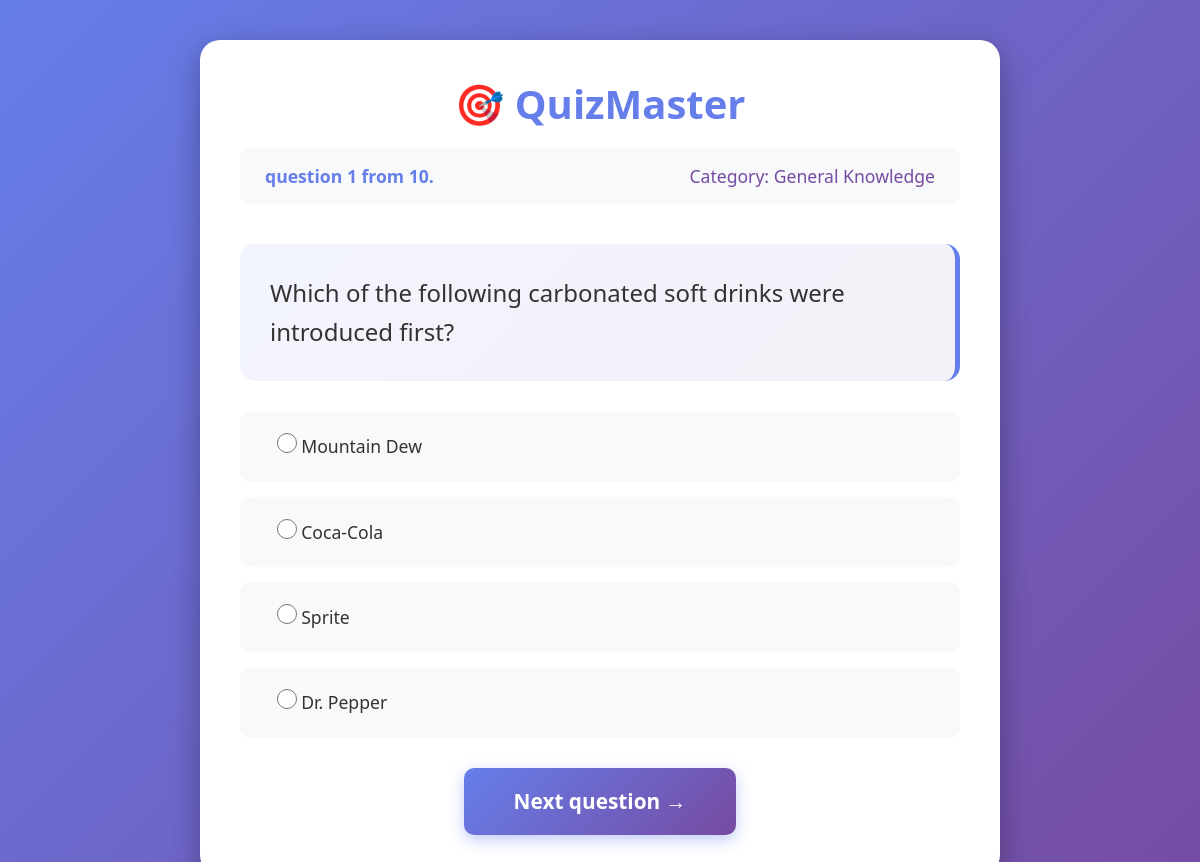
The page /quiz/1/question/1/ on the database its author committed.
### competition_app/models.py (models this page shows, shortened)
class QuizSession(models.Model):
    user = models.ForeignKey(settings.AUTH_USER_MODEL, on_delete= models.CASCADE, null= True, blank= True)
    category = models.ForeignKey(Category, on_delete= models.CASCADE)
    questions = models.ManyToManyField(Question)
    score = models.IntegerField()
    total_question = models.IntegerField()
    created_at = models.DateTimeField(auto_now_add= True)
    completed_at = models.DateTimeField(null= True, blank= True)
    is_completed = models.BooleanField(default= False)

class Category(models.Model):
    name = models.CharField(max_length= 25)
    category_id = models.IntegerField(unique= True)

class Question(models.Model):
    category = models.ForeignKey(Category, on_delete= models.CASCADE)
    question = models.TextField()
    difficulty = models.CharField(max_length=10)
    type = models.CharField(max_length=10)

class Answer(models.Model):
    question = models.ForeignKey(Question, on_delete= models.CASCADE)
    answer_text = models.TextField()
    is_correct = models.BooleanField()

### competition_app/views.py (the view, shortened to what this page needs)
# urls.py: path("quiz/<int:quiz_id>/question/<int:num>/", quiz_question, name= "quiz_question"),
@csrf_exempt
def quiz_question(request, quiz_id, num):
    quiz_session = QuizSession.objects.get(id=quiz_id)
    questions = quiz_session.questions.all().order_by('id')
    question = questions[num - 1]
    answers = Answer.objects.filter(question=question)
    if request.method == "GET":
        context = {
            'quiz_session': quiz_session,
            'question': question,
            'answers': answers,
            'num': num,
        }
        return render(request, 'competition_app/quiz_question.html', context)

### competition_app/templates/competition_app/quiz_question.html (shortened to what this page needs)
{% load static %}
<!DOCTYPE html>
<html lang="en" xmlns="http://www.w3.org/1999/html">
<head>
    <link href="https://cdn.jsdelivr.net/npm/bootstrap@5.3.0/dist/css/bootstrap.min.css" rel="stylesheet">
    <link rel="stylesheet" href="{% static 'competition_app/quiz_question.css' %}">
</head>
<body>
    <div class="container">
        <div class="quiz-container">
            <div class="header">
                <h1>🎯 QuizMaster</h1>
                <div class="progress-info">
                    <span class="question-number">question {{ num }} from 10.</span>
                    <span class="category-name">Category: {{ quiz_session.category.name }}</span>
                </div>
            </div>
            <div class="question-box">
                <h2 class="question-text">{{ question.question }}</h2>
            </div>
            <form method="POST" class="answers-form">
                <div class="answers-container">
                    {% for answer in answers %}
                    <div class="answer-option">
                        <input type="radio"
                               name="answer_id"
                               value="{{ answer.id }}"
                               id="answer_{{ answer.id }}"
                               required>
                        <label for="answer_{{ answer.id }}">
                            {{ answer.answer_text }}
                        </label>
                    </div>
                    {% endfor %}
                </div>
                <div class="submit-container">
                    {% if num == 10 %}
                        <button type="submit" class="submit-btn">see the result</button>
                    {% else %}
                        <button type="submit" class="submit-btn">Next question →</button>
                    {% endif %}
                </div>
            </form>
        </div>
    </div>
</body>
</html>

### competition_app/static/competition_app/quiz_question.css (style rules this page uses)
body { background: linear-gradient(135deg, #667eea 0%, #764ba2 100%); min-height: 100vh; font-family: 'Segoe UI', Tahoma, Geneva, Verdana, sans-serif; padding: 20px; }
.container { max-width: 800px; margin: 0 auto; padding: 20px 0; }
.quiz-container { background: white; border-radius: 20px; padding: 40px; box-shadow: 0 10px 30px rgba(0,0,0,0.3); }
.header { text-align: center; margin-bottom: 40px; }
.header h1 { color: #667eea; font-size: 2.5rem; font-weight: bold; margin-bottom: 20px; }
.progress-info { display: flex; justify-content: space-between; background: #f8f9fa; padding: 15px 25px; border-radius: 10px; font-size: 1.1rem; color: #555; }
.question-number { font-weight: bold; color: #667eea; }
.category-name { color: #764ba2; }
.question-box { background: linear-gradient(135deg, #667eea15 0%, #764ba215 100%); padding: 30px; border-radius: 15px; margin-bottom: 30px; border-right: 5px solid #667eea; }
.question-text { font-size: 1.5rem; color: #333; line-height: 1.6; margin: 0; }
.answers-container { margin: 30px 0; }
.answer-option { background: #f8f9fa; padding: 20px; margin-bottom: 15px; border-radius: 10px; transition: all 0.3s ease; cursor: pointer; border: 2px solid transparent; }
.answer-option input[type="radio"] { margin-left: 15px; width: 20px; height: 20px; cursor: pointer; }
.answer-option label { cursor: pointer; font-size: 1.1rem; color: #333; margin: 0; flex: 1; }
.submit-container { text-align: center; margin-top: 30px; }
.submit-btn { background: linear-gradient(135deg, #667eea 0%, #764ba2 100%); color: white; border: none; padding: 18px 50px; font-size: 1.3rem; font-weight: bold; border-radius: 10px; cursor: pointer; transition: all 0.3s ease; box-shadow: 0 5px 15px rgba(102, 126, 234, 0.4); }

### rows shown on the page
QuizSession: category.name "General Knowledge"
Question: question "Which of the following carbonated soft drinks were introduced first?"
Answer: answer_text "Mountain Dew"
Answer: answer_text "Coca-Cola"
Answer: answer_text "Sprite"
Answer: answer_text "Dr. Pepper"

### other values the page prints
{{ num }} "1"
